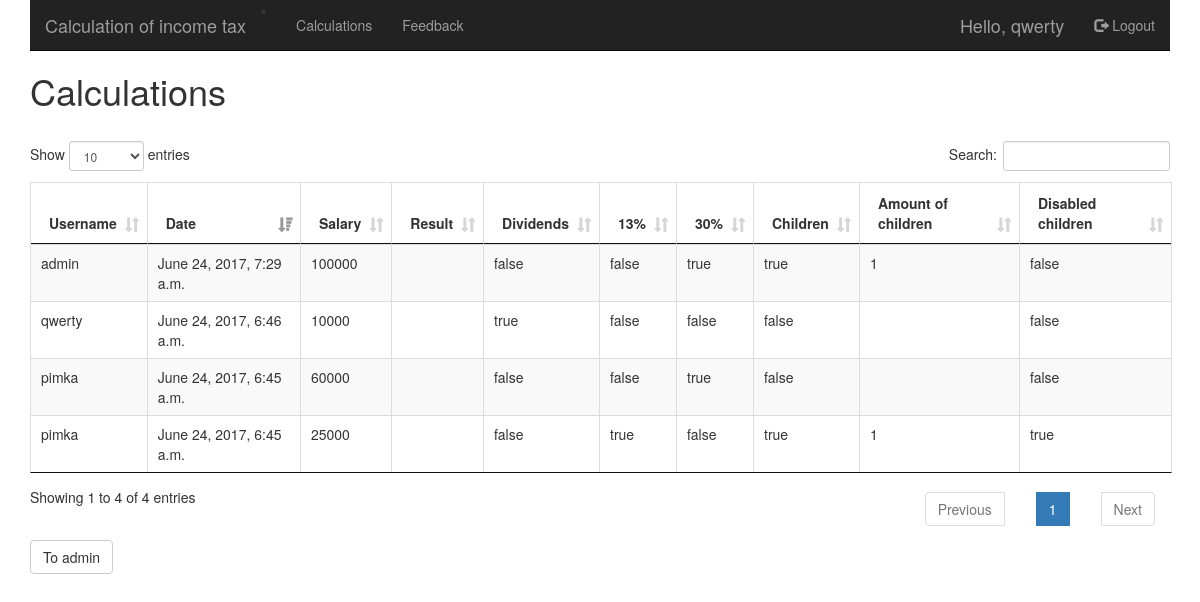
The app's page /calc/ (signed in), older data.
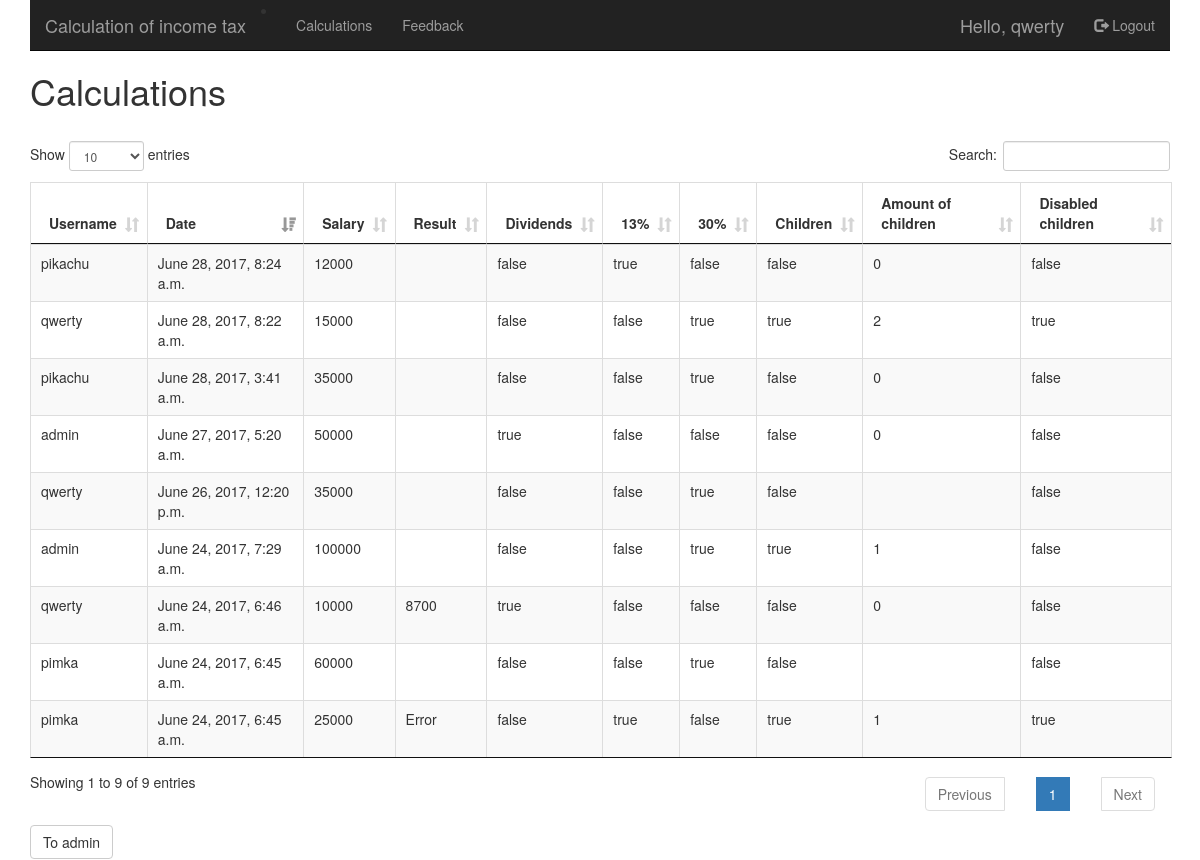
The same page, newer data.
### nalog/models.py (models this page shows, shortened)
class UserResults(models.Model):
    IDuser = models.ForeignKey('auth.User')
    number = models.PositiveIntegerField()
    per13div = models.CharField(max_length = 50)
    per13 = models.CharField(max_length = 50)
    per30 = models.CharField(max_length = 50)
    countChild = models.CharField(max_length=2)
    checkChild = models.CharField(max_length = 50)
    checkInv = models.CharField(max_length = 50)
    dateStart = models.DateTimeField()
    result = models.CharField(max_length = 50)

### nalog/views.py (the view)
# urls.py: url(r'^calc/$', views.calculate, name='calc'),
def calculate(request):
    users_list = UserResults.objects.order_by('-dateStart')
    context_dict = {'users_list': users_list}
    return render(request, 'nalog/calc.html', context_dict)

### templates/nalog/calc.html (shortened to what this page needs)
{% extends 'nalog/base.html' %}
{% block body_block %}
{% if user.is_superuser %}
    <div class="h1">Calculations</div>
    {% if users_list %}
        <table id="all_users" class="table table-striped table-bordered" border="1">
            <thead>
                <tr>
                    <th>Username</th>
                    <th>Date</th>
                    <th>Salary</th>
                    <th>Result</th>
                    <th>Dividends</th>
                    <th>13%</th>
                    <th>30%</th>
                    <th>Children</th>
                    <th>Amount of children</th>
                    <th>Disabled children</th>
                </tr>
            </thead>
            <tbody>
            {% for user in users_list %}
                <tr>
                    <td>{{user.IDuser.username}}</td>
                    <td>{{user.dateStart}}</td>
                    <td>{{user.number}}</td>
                    <td>{{user.result}}</td>
                    <td>{{user.per13div}}</td>
                    <td>{{user.per13}}</td>
                    <td>{{user.per30}}</td>
                    <td>{{user.checkChild}}</td>
                    <td>{{user.countChild}}</td>
                    <td>{{user.checkInv}}</td>
                </tr>
            {% endfor %}
            </tbody>
        </table>
        <input id="button" class="btn btn-default" type="button" value="To admin" name="" />
    {% else %}
        Пока еще нет пользователей
    {% endif %}
{% else %}
    <div class="h1">You haven't superuser</div>
{% endif %}
{% endblock %}

### templates/nalog/base.html (shortened to what this page needs)
<!DOCTYPE html>
{% load staticfiles %}
<html>
    <head>
		<link rel="stylesheet" href="{% static "css/style.css" %}" />
        <link href="{% static "css/bootstrap.min.css" %}" rel="stylesheet">
        <link rel="stylesheet" href="{% static "css/jquery.dataTables.min.css" %}" />
        <link rel="stylesheet" href="{% static "css/dataTables.bootstrap.min.css" %}" />
    </head>
    <body>
        <div class="wrapper container">
            <nav class="navbar navbar-inverse navbar-static-top">
                <div class="container-fluid">
                    <div class="navbar-header">
                        <li><a class="navbar-brand" href="{% url 'index' %}">Calculation of income tax</a></li>
                    </div>
                    <ul class="nav navbar-nav">
                        {% if user.is_superuser %}
                            <li><a href="{% url 'calc' %}">Calculations</a></li>
                        {% endif %}
                    </ul>
                    <ul class="nav navbar-nav">
                        <li><a href="{% url 'feedback' %}">Feedback</a></li>
                    </ul>
                    <ul class="nav navbar-nav navbar-right">
                        {% if user.is_authenticated %}
                            <li><a class="navbar-brand" href="{% url 'office' %}"></span> Hello, {{ user.username }}</a></li>
                            <li><a href="{% url 'logout' %}"><span class="glyphicon glyphicon-log-out"></span> Logout</a></li>
                        {% else %}
                            <li><a href="#">Hello, user</a></li>
                            <li><a href="{% url 'register' %}"><span class="glyphicon glyphicon-user"></span> Register</a></li>
                            <li><a href="{% url 'login' %}"><span class="glyphicon glyphicon-log-in"></span> Sign in</a></li>
                        {% endif %}
                    </ul>
                </div>
            </nav>
            {% block body_block %}
            {% endblock %}
        </div>
        <div class="main_text">
            <div class="col-md-12">
            </div>
        </div>
    </body>
</html>

### static/css/style.css (style rules this page uses)
body { font-family: "Helvetica Neue", Helvetica, Arial, sans-serif; margin:40px auto; line-height:1.6; font-size:18px; color:#444; padding:0 10px }

Row changes from the older to the newer data that the page shows:
added UserResults: IDuser.username "pikachu", dateStart "June 28, 2017, 8:24 a.m.", number "12000", per13div "false", per13 "true", per30 "false", checkChild "false", countChild "0", checkInv "false"
added UserResults: IDuser.username "qwerty", dateStart "June 28, 2017, 8:22 a.m.", number "15000", per13div "false", per13 "false", per30 "true", checkChild "true", countChild "2", checkInv "true"
added UserResults: IDuser.username "pikachu", dateStart "June 28, 2017, 3:41 a.m.", number "35000", per13div "false", per13 "false", per30 "true", checkChild "false", countChild "0", checkInv "false"
added UserResults: IDuser.username "admin", dateStart "June 27, 2017, 5:20 a.m.", number "50000", per13div "true", per13 "false", per30 "false", checkChild "false", countChild "0", checkInv "false"
added UserResults: IDuser.username "qwerty", dateStart "June 26, 2017, 12:20 p.m.", number "35000", per13div "false", per13 "false", per30 "true", checkChild "false", checkInv "false"
changed UserResults "June 24, 2017, 6:46 a.m.": result (not shown) → "8700"; countChild (not shown) → "0"
changed UserResults: result (not shown) → "Error"
Text that changed along with them:
text written by a page script: "Show entries Search: Showing 1 to 4 of 4 entries Previous 1 Next" → "Show entries Search: Showing 1 to 9 of 9 entries Previous 1 Next"
